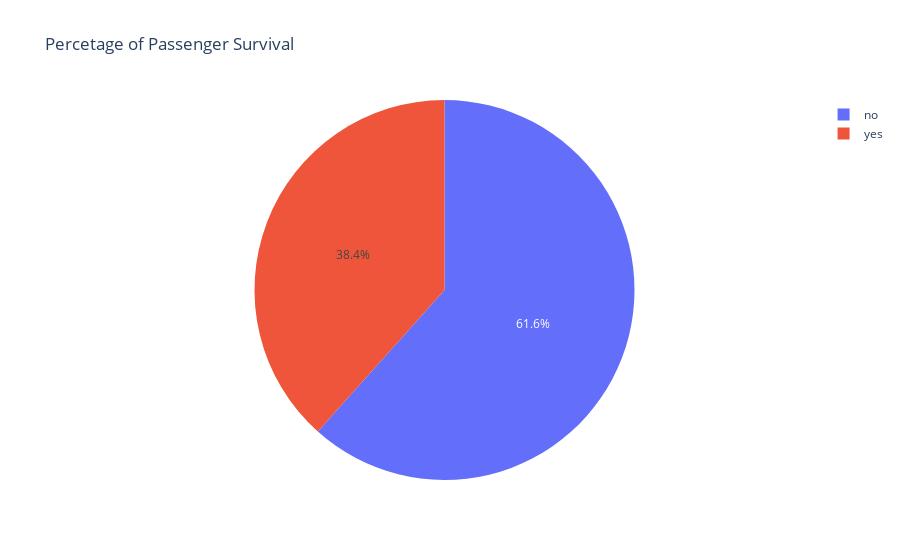

Here is the notebook cell this chart was saved with:
### Code cell
# plotly Express
fig = px.pie(df_survival,
            names='Survived',
            values='PassengerId',
            title='Percetage of Passenger Survival')
fig.show()

### Figure 1 — Plotly figure (JSON) as saved in the notebook; plotly's stock layout.template omitted (floating-point values rounded to 4 significant figures)
{"data": [{"domain": {"x": [0, 1], "y": [0, 1]}, "hovertemplate": "Survived=%{label}<br>PassengerId=%{value}<extra></extra>", "labels": ["no", "yes"], "legendgroup": "", "name": "", "showlegend": true, "type": "pie", "values": [549, 342]}], "layout": {"legend": {"tracegroupgap": 0}, "title": {"text": "Percetage of Passenger Survival"}}}
